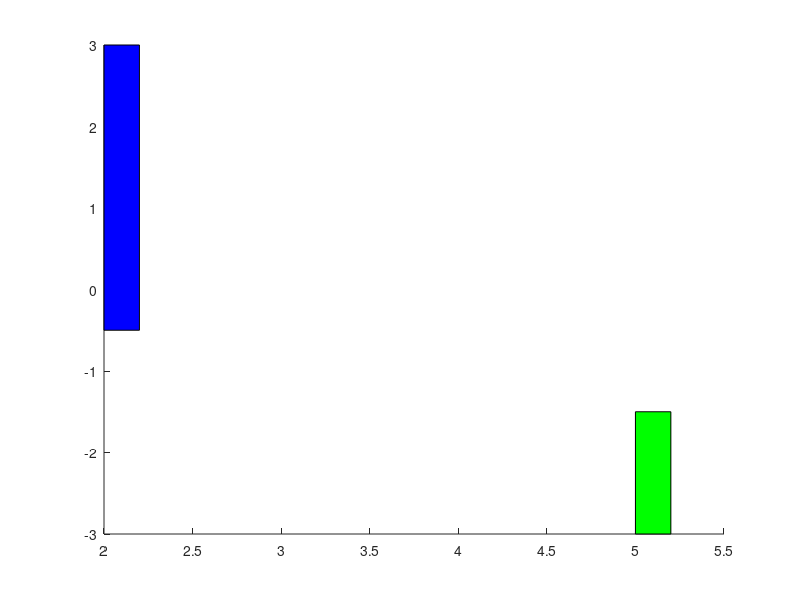

Write the MATLAB code that produced this figure.
function crtaj_zid(sto_poz)

if(nargin==0)
    sto_poz=[0 0 0];
end
% 
    moguce_boje={['r']; ['b']; ['g']};
%     moguci_oblici = {['prizma_4s'];['cilindar'];['prizma_3s']};
% 
%     zid1.boja = moguce_boje{1};
%     zid1.oblik = moguci_oblici{1};
%     zid1.dim(1) = 0.2;
%     zid1.dim(2) = 3.5;
%     zid1.dim(3) = 2.7;
%     zid1.poz(1)=2.1;%0.01*randi([2 5]);
%     zid1.poz(2)=1.25;%0.01*randi([-5 5]);
%     zid1.poz(3)=0;%0.01*randi([0 10]);
%     zid1.or(1)=0;%randi([-180 180])*pi/180;
%     zid1.or(2)=0;%randi([-180 180])*pi/180;
%     zid1.or(3)=0;%randi([-180 180])*pi/180;
%     
% 
%     zid2.boja = moguce_boje{2};
%     zid2.oblik = moguci_oblici{1};
%     zid2.dim(1) = 0.2;
%     zid2.dim(2) = 4.1;
%     zid2.dim(3) = 2.7;
%     zid2.poz(1)=4.1;%0.01*randi([2 5]);
%     zid2.poz(2)=-2;%0.01*randi([-5 5]);
%     zid2.poz(3)=0;%0.01*randi([0 10]);
%     zid2.or(1)=0;%randi([-180 180])*pi/180;
%     zid2.or(2)=0;%randi([-180 180])*pi/180;
%     zid2.or(3)=0;%randi([-180 180])*pi/180;
% 
% 
%     zid3.boja = moguce_boje{3};
%     zid3.oblik = moguci_oblici{1};
%     zid3.dim(1) = 0.2;
%     zid3.dim(2) = 4.5;
%     zid3.dim(3) = 2.7;
%     zid3.poz(1)=6.1;%0.01*randi([2 5]);
%     zid3.poz(2)=1.75;%0.01*randi([-5 5]);
%     zid3.poz(3)=0;%0.01*randi([0 10]);
%     zid3.or(1)=0;%randi([-180 180])*pi/180;
%     zid3.or(2)=0;%randi([-180 180])*pi/180;
%     zid3.or(3)=0;%randi([-180 180])*pi/180;
% 
%     zid1.poz=zid1.poz+sto_poz;
%     zid2.poz=zid2.poz+sto_poz;
%     zid3.poz=zid3.poz+sto_poz;
%     
%     hold on;
%     crtaj_predmet(zid1);
%     crtaj_predmet(zid2);
%     crtaj_predmet(zid3);

    walls = [   2 -0.5 2.2 -0.5 2.2 3 2 3 2 -0.5 ;
                5 -3 5.2 -3 5.2 -1.5 5 -1.5 5 -3 ]; 

% %     walls = [   2 -0.5 2.2 -0.5 2.2 3 2 3 2 -0.5 ;
% %                 4 -3 4.2 -3 4.2 0.3 4 0.3 4 -3 ;
% %                 6 -1.5 6.2 -1.5 6.2 3 6 3 6 -1.5 ]; 

            
    wi=0;
    hold on;
    while(wi<size(walls,1))
        wi=wi+1;
        fill(walls(wi,1:2:end),walls(wi,2:2:end),moguce_boje{mod(wi,3)+1});
    end

end